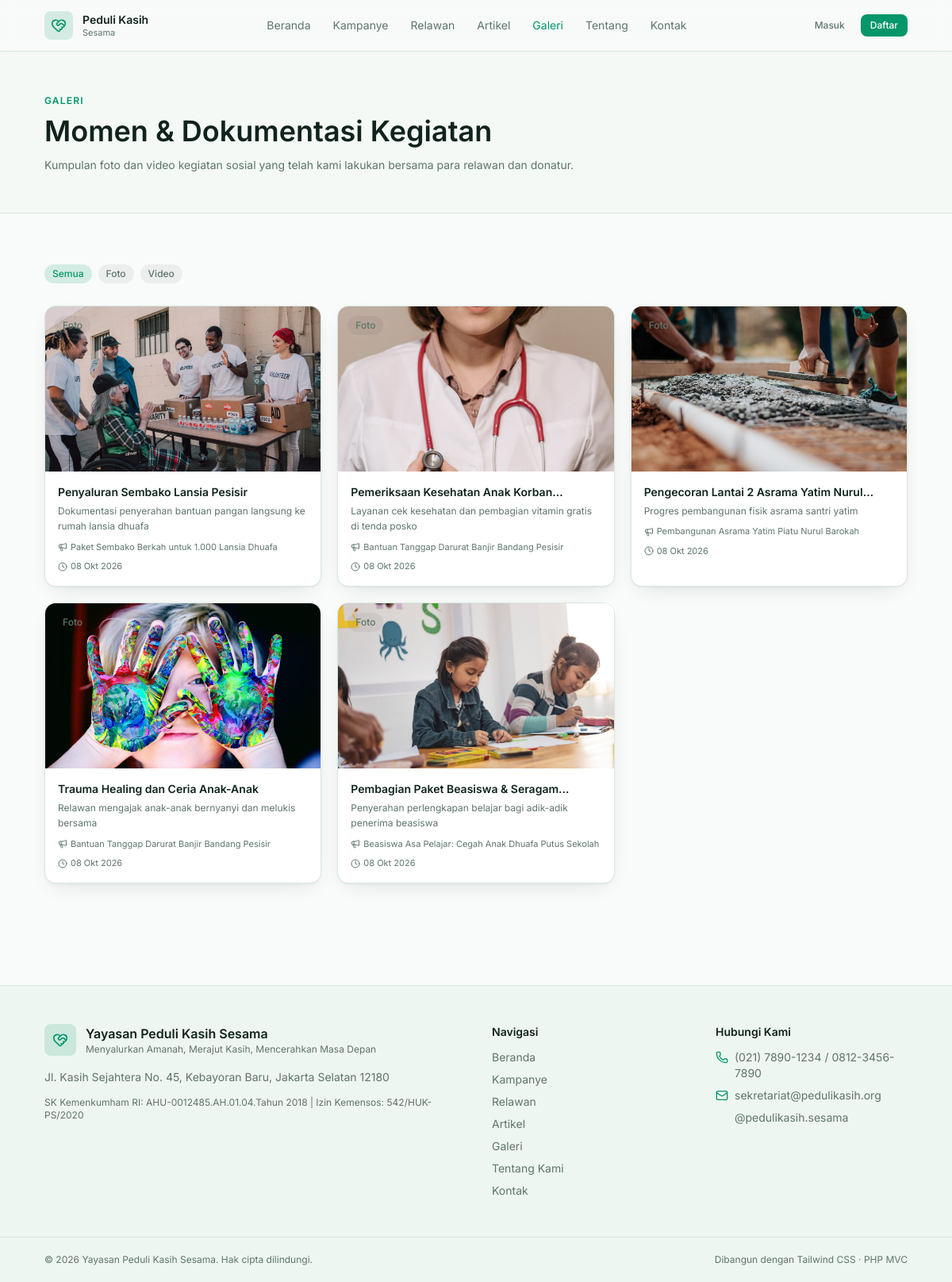
Screenshot of /galeri with the database file from the repository.
### tables this page shows
CREATE TABLE `gallery` (
  `id` INT UNSIGNED AUTO_INCREMENT PRIMARY KEY,
  `title` VARCHAR(255) NOT NULL,
  `description` TEXT NULL,
  `media_type` ENUM('photo', 'video') NOT NULL DEFAULT 'photo',
  `media_url` VARCHAR(255) NOT NULL,
  `campaign_id` INT UNSIGNED NULL,
  `event_id` INT UNSIGNED NULL,
  `uploaded_by` INT UNSIGNED NOT NULL,
  `created_at` TIMESTAMP DEFAULT CURRENT_TIMESTAMP,
  FOREIGN KEY (`campaign_id`) REFERENCES `campaigns` (`id`) ON DELETE SET NULL,
  FOREIGN KEY (`event_id`) REFERENCES `volunteer_events` (`id`) ON DELETE SET NULL,
  FOREIGN KEY (`uploaded_by`) REFERENCES `users` (`id`) ON DELETE RESTRICT
);

CREATE TABLE `campaigns` (
  `id` INT UNSIGNED AUTO_INCREMENT PRIMARY KEY,
  `category_id` INT UNSIGNED NOT NULL,
  `title` VARCHAR(255) NOT NULL,
  `slug` VARCHAR(255) NOT NULL UNIQUE,
  `short_description` TEXT NOT NULL,
  `story` LONGTEXT NOT NULL,
  `target_amount` DECIMAL(15,2) NOT NULL DEFAULT 0.00,
  `collected_amount` DECIMAL(15,2) NOT NULL DEFAULT 0.00,
  `start_date` DATE NOT NULL,
  `end_date` DATE NOT NULL,
  `banner_image` VARCHAR(255) NULL,
  `status` ENUM('active', 'completed', 'pending', 'cancelled') NOT NULL DEFAULT 'active',
  `is_featured` TINYINT(1) NOT NULL DEFAULT 0,
  `created_by` INT UNSIGNED NOT NULL,
  `created_at` TIMESTAMP DEFAULT CURRENT_TIMESTAMP,
  `updated_at` TIMESTAMP DEFAULT CURRENT_TIMESTAMP ON UPDATE CURRENT_TIMESTAMP,
  `deleted_at` TIMESTAMP NULL DEFAULT NULL,
  FOREIGN KEY (`category_id`) REFERENCES `campaign_categories` (`id`) ON DELETE RESTRICT,
  FOREIGN KEY (`created_by`) REFERENCES `users` (`id`) ON DELETE RESTRICT,
  INDEX `idx_status` (`status`),
  INDEX `idx_is_featured` (`is_featured`),
  INDEX `idx_end_date` (`end_date`)
);

### app/Views/gallery/index.php (the view, shortened to what the rows shown need)
<?php
$items = $items ?? [];
$mediaUrl = static function (array $item): ?string {
    $url = $item['media_url'] ?? '';
    if ($url === '') {
        return null;
    }
    if (preg_match('~^https?://~i', $url)) {
        return $url;
    }
    return Helper::media($url, 'gallery');
};
?>
<section class="border-b border-line bg-surface/40 py-12">
    <div class="container-page">
        <span class="text-xs font-semibold uppercase tracking-widest text-accent">Galeri</span>
        <h1 class="mt-2 text-3xl font-semibold text-ink sm:text-4xl">Momen & Dokumentasi Kegiatan</h1>
        <p class="mt-3 max-w-2xl text-sm leading-relaxed text-ink-soft">
            Kumpulan foto dan video kegiatan sosial yang telah kami lakukan bersama para relawan dan donatur.
        </p>
    </div>
</section>
<section class="section">
    <div class="container-page">
        <div class="flex flex-wrap gap-2" data-gallery-filter>
            <button type="button" class="badge-accent" data-filter="all">Semua</button>
            <button type="button" class="badge-muted" data-filter="photo">Foto</button>
            <button type="button" class="badge-muted" data-filter="video">Video</button>
        </div>
        <?php if ($items): ?>
            <div class="mt-7 grid gap-5 sm:grid-cols-2 lg:grid-cols-3" data-gallery-grid>
                <?php foreach ($items as $item):
                    $src = $mediaUrl($item);
                    $isVideo = ($item['media_type'] ?? 'photo') === 'video';
                ?>
                    <figure class="card card-hover group overflow-hidden" data-media="<?= Helper::e($item['media_type']) ?>">
                        <div class="relative h-52 overflow-hidden bg-surface">
                            <?php if ($isVideo): ?>
                                <div class="flex h-full w-full items-center justify-center bg-gradient-to-br from-[#ECFDF5] via-[#D1FAE5] to-[#F0FDF9]">
                                    <i data-lucide="video" class="h-12 w-12 text-accent/40"></i>
                                </div>
                                <?php if ($src): ?>
                                    <a href="<?= Helper::e($src) ?>" target="_blank" rel="noopener"
                                       class="absolute inset-0 flex items-center justify-center bg-black/30 transition group-hover:bg-black/50">
                                        <span class="flex h-12 w-12 items-center justify-center rounded-full bg-accent text-white">
                                            <i data-lucide="play" class="h-5 w-5 fill-current"></i>
                                        </span>
                                    </a>
                                <?php endif; ?>
                                <span class="badge-muted absolute left-3 top-3">Video</span>
                            <?php elseif ($src): ?>
                                <img src="<?= Helper::e($src) ?>" alt="<?= Helper::e($item['title']) ?>"
                                     class="h-full w-full object-cover transition duration-300 group-hover:scale-105" loading="lazy">
                                <span class="badge-muted absolute left-3 top-3">Foto</span>
                            <?php endif; ?>
                        </div>
                        <figcaption class="p-4">
                            <h2 class="line-clamp-1 text-sm font-semibold text-ink"><?= Helper::e($item['title']) ?></h2>
                            <?php if (!empty($item['description'])): ?>
                                <p class="mt-1 line-clamp-2 text-xs leading-relaxed text-ink-soft"><?= Helper::e($item['description']) ?></p>
                            <?php endif; ?>
                            <div class="mt-2 flex flex-wrap items-center gap-2 text-[11px] text-ink-soft">
                                <?php if (!empty($item['campaign_title'])): ?>
                                    <span class="inline-flex items-center gap-1"><i data-lucide="megaphone" class="h-3 w-3"></i><?= Helper::e($item['campaign_title']) ?></span>
                                <?php endif; ?>
                                <span class="inline-flex items-center gap-1"><i data-lucide="clock" class="h-3 w-3"></i><?= Helper::tanggal($item['created_at']) ?></span>
                            </div>
                        </figcaption>
                    </figure>
                <?php endforeach; ?>
            </div>
        <?php endif; ?>
    </div>
</section>

### app/Core/Router.php (shortened to what the rows shown need)
<?php
class Router
{
    private array $routes = [];
    private function add(string $method, string $pattern, array $handler, ?string $middleware): void
    {
        $this->routes[] = compact('method', 'pattern', 'handler', 'middleware');
    }
    private function compile(string $pattern): string
    {
        $pattern = trim($pattern, '/');
        if ($pattern === '') {
            return '#^$#';
        }
        $regex = preg_replace('#\{([a-zA-Z_][a-zA-Z0-9_]*)\}#', '([^/]+)', $pattern);
        return '#^' . $regex . '/?$#';
    }
    public function dispatch(string $method, string $path, string $basePath = ''): void
    {
        $path = trim($path, '/');
        foreach ($this->routes as $route) {
            if (!preg_match($this->compile($route['pattern']), $path, $matches)) {
                continue;
            }
            array_shift($matches);
            [$class, $action] = $route['handler'];
            $controller = new $class();
            call_user_func_array([$controller, $action], $matches);
            return;
        }
    }
}

### rows the page displays
gallery: media_url (picture), title "Penyaluran Sembako Lansia Pesisir", description "Dokumentasi penyerahan bantuan pangan langsung ke rumah lansia dhuafa", campaign.title "Paket Sembako Berkah untuk 1.000 Lansia Dhuafa", created_at "08 Okt 2026"
gallery: media_url (picture), title "Pemeriksaan Kesehatan Anak…", description "Layanan cek kesehatan dan pembagian vitamin gratis di tenda posko", campaign.title "Bantuan Tanggap Darurat Banjir Bandang Pesisir", created_at "08 Okt 2026"
gallery: media_url (picture), title "Pengecoran Lantai 2 Asrama Yatim…", description "Progres pembangunan fisik asrama santri yatim", campaign.title "Pembangunan Asrama Yatim Piatu Nurul Barokah", created_at "08 Okt 2026"
gallery: media_url (picture), title "Trauma Healing dan Ceria Anak-Anak", description "Relawan mengajak anak-anak bernyanyi dan melukis bersama", campaign.title "Bantuan Tanggap Darurat Banjir Bandang Pesisir", created_at "08 Okt 2026"
gallery: media_url (picture), title "Pembagian Paket Beasiswa &…", description "Penyerahan perlengkapan belajar bagi adik-adik penerima beasiswa", campaign.title "Beasiswa Asa Pelajar: Cegah Anak Dhuafa Putus Sekolah", created_at "08 Okt 2026"

### other values shown
$link['label'] "Beranda"
$link['label'] "Kampanye"
$link['label'] "Relawan"
$link['label'] "Artikel"
$link['label'] "Galeri"
$link['label'] "Tentang"
$link['label'] "Kontak"
Helper::e($orgName) "Yayasan Peduli Kasih Sesama"
Helper::e($settings['org_tagline'] ?? '') "Menyalurkan Amanah, Merajut Kasih, Mencerahkan Masa Depan"
Helper::e($settings['org_address'] ?? '') "Jl. Kasih Sejahtera No. 45, Kebayoran Baru, Jakarta Selatan 12180"
Helper::e($settings['org_legal'] ?? '') "SK Kemenkumham RI: AHU-0012485.AH.01.04.Tahun 2018 | Izin Kemensos: 542/HUK-PS/2020"
Helper::e($settings['org_phone'] ?? '-') "(021) 7890-1234 / 0812-3456-7890"
Helper::e($settings['org_email'] ?? '-') "sekretariat@pedulikasih.org"
Helper::e($settings['social_instagram'] ?? '-') "@pedulikasih.sesama"
